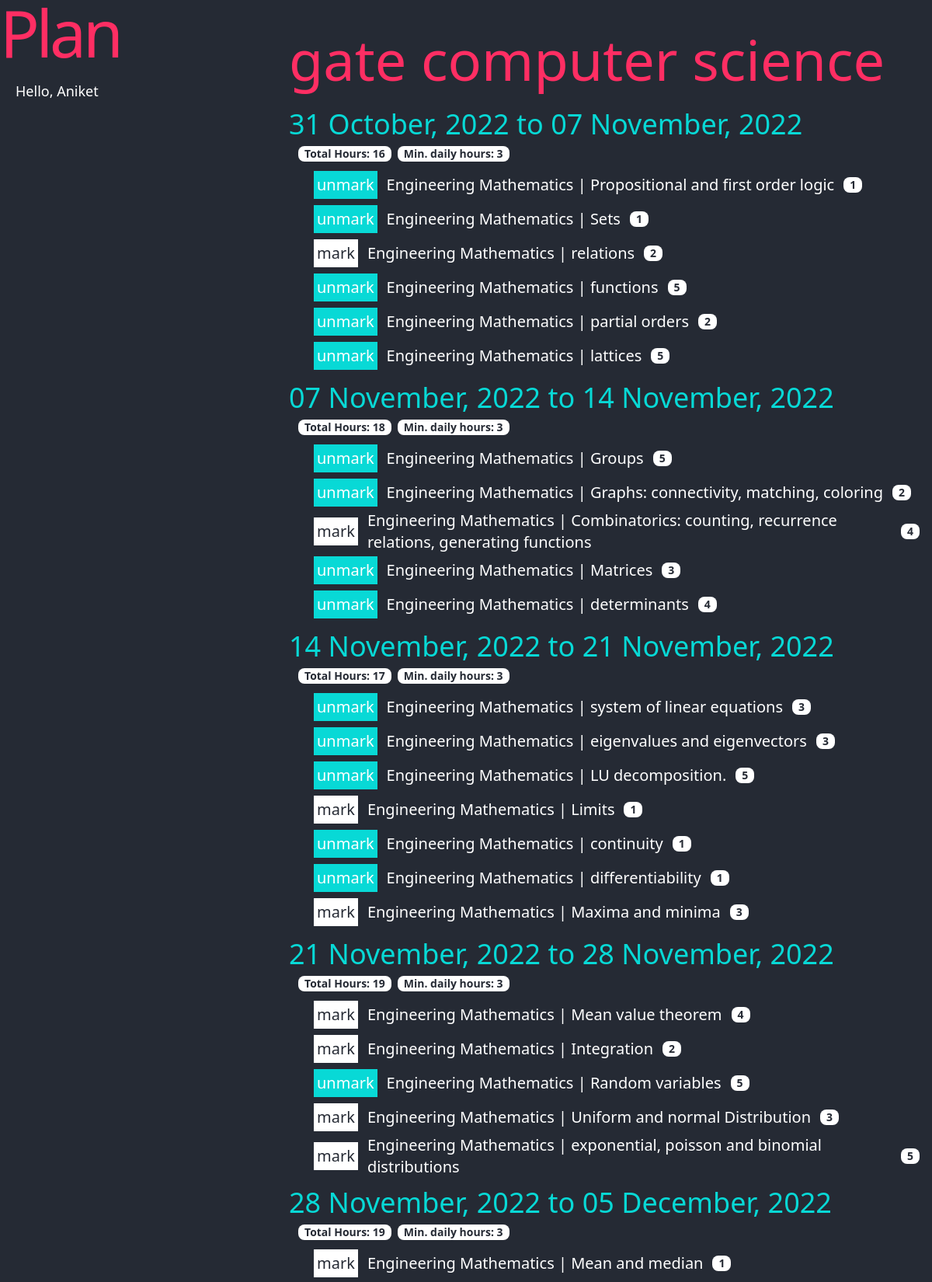
Page /plan/ (signed in, upper part) on the committed database.
### tables this page shows
CREATE TABLE user (
  id INTEGER PRIMARY KEY AUTOINCREMENT,
  name TEXT NOT NULL,
  email TEXT UNIQUE NOT NULL,
  password TEXT NOT NULL,
  configured boolean DEFAULT 0 
);

CREATE TABLE plan (
  id INTEGER PRIMARY KEY AUTOINCREMENT,
  email TEXT UNIQUE NOT NULL,
  exam TEXT NOT NULL,
  start_date date NOT NULL,
  end_date date NOT NULL
);

CREATE TABLE plan_details (
  id INTEGER PRIMARY KEY AUTOINCREMENT,
  plan_id INTEGER,
  week_number INTEGER,
  subject_name TEXT,
  topic_name TEXT,
  required_hours INTEGER,
  completed boolean
);

### app/plan.py (the view)
@plan_blueprint.route('/', methods=['GET','POST'])
@login_required
@configured_required
def show_plan():
    db = get_db()
    email = session['email']
    plan = db.execute(
        "SELECT * FROM plan \
        WHERE email = ?",(email,)
    ).fetchone()
    exam_name =  plan['exam']
    start_date = plan['start_date']
    plan_in_db = db.execute(
        "SELECT * FROM plan_details\
            WHERE plan_id = ?",(str(plan['id']),)
    ).fetchall()
    plan_id = plan['id']
    plan_data = {}
    for plan_row in plan_in_db:
        week_number = int(plan_row['week_number'])
        week_start = (start_date + timedelta(days=(week_number-1)*7)).strftime("%d %B, %Y")
        week_end = (start_date + timedelta(days=(week_number)*7)).strftime("%d %B, %Y")
        week_key = f"{week_start} to {week_end}"
        if week_key not in plan_data:
            plan_data[week_key] = {
                "total_hours" : plan_row["required_hours"],
                "data" :  [
                        {
                            "subject_name": plan_row["subject_name"],
                            "topic_name": plan_row["topic_name"],
                            "hours": plan_row["required_hours"],
                            "plan_detail_id": plan_row["id"],
                            "completed": plan_row["completed"]
                        }
                    ]
            }
        else:
            plan_data[week_key]["total_hours"] += plan_row["required_hours"]
            plan_data[week_key]["data"].append(
                {
                    "subject_name": plan_row["subject_name"],
                    "topic_name": plan_row["topic_name"],
                    "hours": plan_row["required_hours"],
                    "plan_detail_id": plan_row["id"],
                    "completed": plan_row["completed"]
                }
            )
    for key in plan_data:
        plan_data[key]["hours_per_day"] = math.ceil(plan_data[key]["total_hours"]/7)
    return render_template('plan/index.html', plan_data=plan_data, exam_name=exam_name, plan_id=plan_id)

### app/auth.py (called while the page is built)
@auth_blueprint.before_app_request
def load_logged_in_user():
    user_id = session.get('user_id')
    if user_id is None:
        g.user = None
    else:
        g.user = get_db().execute(
            'SELECT * FROM user WHERE id = ?', (user_id,)
        ).fetchone()

def login_required(view):
    @functools.wraps(view)
    def wrapped_view(**kwargs):
        if g.user is None:
            error="login required"
            flash(error)
            return redirect(url_for('auth.login'))
        return view(**kwargs)
    return wrapped_view

def configured_required(view):
    @functools.wraps(view)
    def wrapped_view(**kwargs):
        if(g.user['configured']==0):
            return redirect(url_for('plan.configure'))
        return view(**kwargs)
    return wrapped_view

### app/db.py (called while the page is built)
def get_db():
    if 'db' not in g:
        g.db = sqlite3.connect(
            current_app.config['DATABASE'],
            detect_types=sqlite3.PARSE_DECLTYPES
        )
        g.db.row_factory = sqlite3.Row
    return g.db

### app/templates/plan/index.html (shortened to what this page needs)
{% extends 'base.html' %}
{% block header %}
<h1>{% block title %}Plan{% endblock %}</h1>
{% endblock %}
{% block content %}
<div class="w-full h-full flex flex-col  y-scroll">
  <div class="h-[80%] text-xl">
    <div class="text-pred text-7xl mb-7">{{ exam_name }}</div>
    {% for week_key in plan_data %}
    <div class="my-3">
      <div class="text-pgreen text-4xl">{{week_key}}</div>
      <div class="flex flex row p-2">
        <div class="px-2 rounded-lg bg-white text-pblack text-sm font-bold mx-1">Total Hours:
          {{plan_data[week_key]["total_hours"]}}</div>
        <div class="px-2 rounded-lg bg-white text-pblack text-sm font-bold mx-1">Min. daily hours:
          {{plan_data[week_key]["hours_per_day"]}}</div>
      </div>
      {% for topic_data in plan_data[week_key]["data"] %}
      <div class="text-white pl-7 flex items-center">
        <form action='{{url_for("plan.handle_topic_completion")}}' method="POST">
          {% if topic_data['completed'] == 0 %}
          <button class="m-1 p-1 bg-white text-pblack" type="submit">mark</button>
          {% else %}
          <button class="m-1 p-1 bg-pgreen text-white" type="submit">unmark</button>
          {% endif %}
        </form>
        <div class="mx-2">{{topic_data['subject_name']}} | {{topic_data['topic_name']}}</div>
        <div class="px-2 flex rounded-lg bg-white text-pblack text-sm font-bold mx-1">{{topic_data['hours']}}</div>
      </div>
      {% endfor %}
    </div>
    {% endfor %}
  </div>
</div>
{% endblock %}

### app/templates/base.html (shortened to what this page needs)
<!doctype html>
<html class="p-0">
<script src="https://cdn.tailwindcss.com"></script>
<div id="anim_globe" class="h-[100vh] w-[100vw] bg-pblack p-0 m-0 flex overflow-hidden relative">
  <div class="h-full  flex flex-col justify-between">
    <div>
      <div class="text-pred text-[7vw]  leading-none tracking-tighter ">
        {% block header %}{% endblock %}
      </div>
      <div class="text-white text-[1.5vw] text-left m-5">
        {% if "name" in session %}
        Hello, {{session['name']}}
        {% endif %}
      </div>
    </div>
  </div>
  <div class="w-full h-full p-3 py-10">
    {% block content %}{% endblock %}
  </div>
</div>
</html>

### app/templates/base.html (style rules this page uses)
.y-scroll { overflow-y: scroll; }
.y-scroll { -ms-overflow-style: none; scrollbar-width: none; }

### rows in the picture
user: name "Aniket"
plan: exam "gate computer science"
plan_details: completed "unmark", subject_name "Engineering Mathematics", topic_name "Propositional and first order logic", hours "1"
plan_details: completed "unmark", subject_name "Engineering Mathematics", topic_name "Sets", hours "1"
plan_details: completed "mark", subject_name "Engineering Mathematics", topic_name "relations", hours "2"
plan_details: completed "unmark", subject_name "Engineering Mathematics", topic_name "functions", hours "5"
plan_details: completed "unmark", subject_name "Engineering Mathematics", topic_name "partial orders", hours "2"
plan_details: completed "unmark", subject_name "Engineering Mathematics", topic_name "lattices", hours "5"
plan_details: completed "unmark", subject_name "Engineering Mathematics", topic_name "Groups", hours "5"
plan_details: completed "unmark", subject_name "Engineering Mathematics", topic_name "Graphs: connectivity, matching, coloring", hours "2"
plan_details: completed "mark", subject_name "Engineering Mathematics", topic_name "Combinatorics: counting, recurrence relations, generating functions", hours "4"
plan_details: completed "unmark", subject_name "Engineering Mathematics", topic_name "Matrices", hours "3"
plan_details: completed "unmark", subject_name "Engineering Mathematics", topic_name "determinants", hours "4"
plan_details: completed "unmark", subject_name "Engineering Mathematics", topic_name "system of linear equations", hours "3"
plan_details: completed "unmark", subject_name "Engineering Mathematics", topic_name "eigenvalues and eigenvectors", hours "3"
plan_details: completed "unmark", subject_name "Engineering Mathematics", topic_name "LU decomposition.", hours "5"
plan_details: completed "mark", subject_name "Engineering Mathematics", topic_name "Limits", hours "1"
plan_details: completed "unmark", subject_name "Engineering Mathematics", topic_name "continuity", hours "1"
plan_details: completed "unmark", subject_name "Engineering Mathematics", topic_name "differentiability", hours "1"
plan_details: completed "mark", subject_name "Engineering Mathematics", topic_name "Maxima and minima", hours "3"
plan_details: completed "mark", subject_name "Engineering Mathematics", topic_name "Mean value theorem", hours "4"
plan_details: completed "mark", subject_name "Engineering Mathematics", topic_name "Integration", hours "2"
plan_details: completed "unmark", subject_name "Engineering Mathematics", topic_name "Random variables", hours "5"
plan_details: completed "mark", subject_name "Engineering Mathematics", topic_name "Uniform and normal Distribution", hours "3"
plan_details: completed "mark", subject_name "Engineering Mathematics", topic_name "exponential, poisson and binomial distributions", hours "5"
plan_details: completed "mark", subject_name "Engineering Mathematics", topic_name "Mean and median", hours "1"

### other values in the picture
{{ week_key }} "31 October, 2022 to 07 November, 2022" "07 November, 2022 to 14 November, 2022" "14 November, 2022 to 21 November, 2022" "21 November, 2022 to 28 November, 2022" "28 November, 2022 to 05 December, 2022"
{{ plan_data[week_key]["total_hours"] }} "16" "18" "17" "19" "19"
{{ plan_data[week_key]["hours_per_day"] }} "3" "3" "3" "3" "3"
